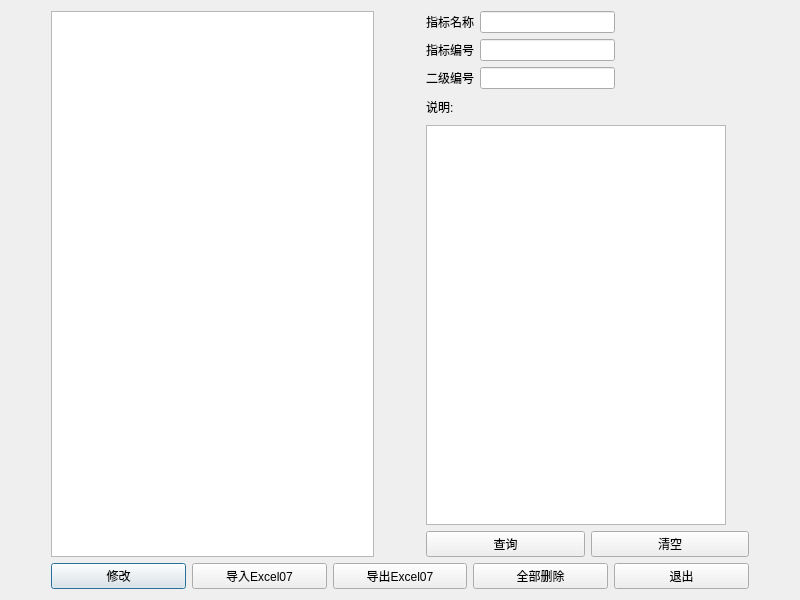
<?xml version="1.0" encoding="UTF-8"?>
<ui version="4.0">
 <class>index_Dialog</class>
 <widget class="QDialog" name="index_Dialog">
  <property name="geometry">
   <rect>
    <x>0</x>
    <y>0</y>
    <width>800</width>
    <height>600</height>
   </rect>
  </property>
  <property name="windowTitle">
   <string>指标管理</string>
  </property>
  <layout class="QGridLayout" name="gridLayout_4">
   <item row="4" column="1" colspan="3">
    <layout class="QGridLayout" name="gridLayout_2">
     <item row="0" column="1">
      <widget class="QPushButton" name="modify_pushButton">
       <property name="text">
        <string>修改</string>
       </property>
       <property name="icon">
        <iconset resource="kj.qrc">
         <normaloff>:/qrc/image/qrc/image/icon.png</normaloff>:/qrc/image/qrc/image/icon.png</iconset>
       </property>
      </widget>
     </item>
     <item row="0" column="5">
      <widget class="QPushButton" name="quit_pushButton">
       <property name="text">
        <string>退出</string>
       </property>
       <property name="icon">
        <iconset resource="kj.qrc">
         <normaloff>:/qrc/image/qrc/image/exit_icon.png</normaloff>:/qrc/image/qrc/image/exit_icon.png</iconset>
       </property>
      </widget>
     </item>
     <item row="0" column="2">
      <widget class="QPushButton" name="import_pushButton">
       <property name="text">
        <string>导入Excel07</string>
       </property>
       <property name="icon">
        <iconset resource="kj.qrc">
         <normaloff>:/qrc/image/qrc/image/icon.png</normaloff>:/qrc/image/qrc/image/icon.png</iconset>
       </property>
      </widget>
     </item>
     <item row="0" column="3">
      <widget class="QPushButton" name="export_pushButton">
       <property name="text">
        <string>导出Excel07</string>
       </property>
       <property name="icon">
        <iconset resource="kj.qrc">
         <normaloff>:/qrc/image/qrc/image/icon.png</normaloff>:/qrc/image/qrc/image/icon.png</iconset>
       </property>
      </widget>
     </item>
     <item row="0" column="4">
      <widget class="QPushButton" name="delAll_pushButton">
       <property name="text">
        <string>全部删除</string>
       </property>
       <property name="icon">
        <iconset resource="kj.qrc">
         <normaloff>:/qrc/image/qrc/image/delete_icon.png</normaloff>:/qrc/image/qrc/image/delete_icon.png</iconset>
       </property>
      </widget>
     </item>
    </layout>
   </item>
   <item row="3" column="3">
    <layout class="QGridLayout" name="gridLayout_3">
     <item row="0" column="0">
      <widget class="QPushButton" name="search_pushButton">
       <property name="text">
        <string>查询</string>
       </property>
       <property name="icon">
        <iconset resource="kj.qrc">
         <normaloff>:/qrc/image/qrc/image/find.png</normaloff>:/qrc/image/qrc/image/find.png</iconset>
       </property>
      </widget>
     </item>
     <item row="0" column="1">
      <widget class="QPushButton" name="clear_pushButton">
       <property name="text">
        <string>清空</string>
       </property>
       <property name="icon">
        <iconset resource="kj.qrc">
         <normaloff>:/qrc/image/qrc/image/data_icon.png</normaloff>:/qrc/image/qrc/image/data_icon.png</iconset>
       </property>
      </widget>
     </item>
    </layout>
   </item>
   <item row="0" column="3">
    <layout class="QGridLayout" name="gridLayout">
     <item row="2" column="1">
      <widget class="QLineEdit" name="code2_lineEdit"/>
     </item>
     <item row="1" column="1">
      <widget class="QLineEdit" name="code3_lineEdit"/>
     </item>
     <item row="0" column="0">
      <widget class="QLabel" name="name_label">
       <property name="text">
        <string>指标名称</string>
       </property>
      </widget>
     </item>
     <item row="1" column="0">
      <widget class="QLabel" name="code3_label">
       <property name="text">
        <string>指标编号</string>
       </property>
      </widget>
     </item>
     <item row="0" column="1">
      <widget class="QLineEdit" name="name_lineEdit"/>
     </item>
     <item row="2" column="0">
      <widget class="QLabel" name="code2_label">
       <property name="text">
        <string>二级编号</string>
       </property>
      </widget>
     </item>
     <item row="2" column="2">
      <spacer name="horizontalSpacer_4">
       <property name="orientation">
        <enum>Qt::Horizontal</enum>
       </property>
       <property name="sizeHint" stdset="0">
        <size>
         <width>40</width>
         <height>20</height>
        </size>
       </property>
      </spacer>
     </item>
    </layout>
   </item>
   <item row="2" column="3">
    <widget class="QTextEdit" name="info_textEdit">
     <property name="maximumSize">
      <size>
       <width>300</width>
       <height>400</height>
      </size>
     </property>
    </widget>
   </item>
   <item row="1" column="3">
    <widget class="QLabel" name="info_label">
     <property name="text">
      <string>说明:</string>
     </property>
    </widget>
   </item>
   <item row="0" column="1" rowspan="4">
    <widget class="QTreeView" name="index_treeView"/>
   </item>
   <item row="2" column="2">
    <spacer name="horizontalSpacer">
     <property name="orientation">
      <enum>Qt::Horizontal</enum>
     </property>
     <property name="sizeType">
      <enum>QSizePolicy::Fixed</enum>
     </property>
     <property name="sizeHint" stdset="0">
      <size>
       <width>40</width>
       <height>20</height>
      </size>
     </property>
    </spacer>
   </item>
   <item row="2" column="4">
    <spacer name="horizontalSpacer_2">
     <property name="orientation">
      <enum>Qt::Horizontal</enum>
     </property>
     <property name="sizeType">
      <enum>QSizePolicy::Fixed</enum>
     </property>
     <property name="sizeHint" stdset="0">
      <size>
       <width>40</width>
       <height>20</height>
      </size>
     </property>
    </spacer>
   </item>
   <item row="2" column="0">
    <spacer name="horizontalSpacer_3">
     <property name="orientation">
      <enum>Qt::Horizontal</enum>
     </property>
     <property name="sizeType">
      <enum>QSizePolicy::Fixed</enum>
     </property>
     <property name="sizeHint" stdset="0">
      <size>
       <width>40</width>
       <height>20</height>
      </size>
     </property>
    </spacer>
   </item>
  </layout>
 </widget>
 <tabstops>
  <tabstop>name_lineEdit</tabstop>
  <tabstop>code3_lineEdit</tabstop>
  <tabstop>code2_lineEdit</tabstop>
  <tabstop>info_textEdit</tabstop>
  <tabstop>modify_pushButton</tabstop>
  <tabstop>quit_pushButton</tabstop>
  <tabstop>index_treeView</tabstop>
 </tabstops>
 <resources>
  <include location="kj.qrc"/>
 </resources>
 <connections/>
</ui>
